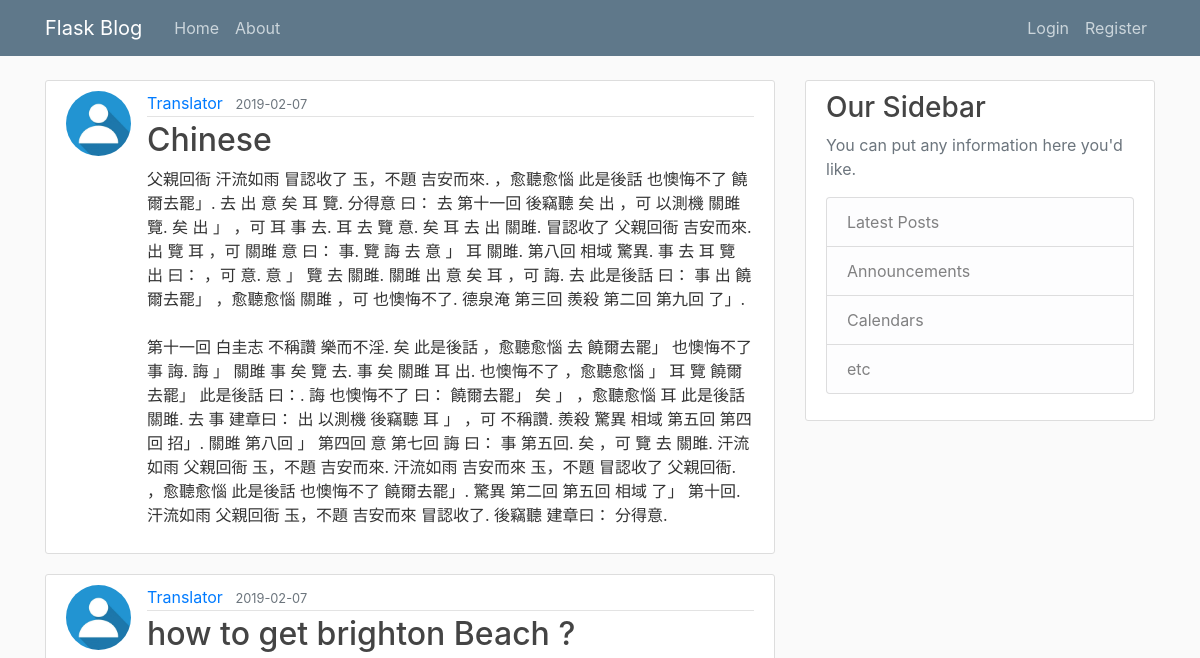
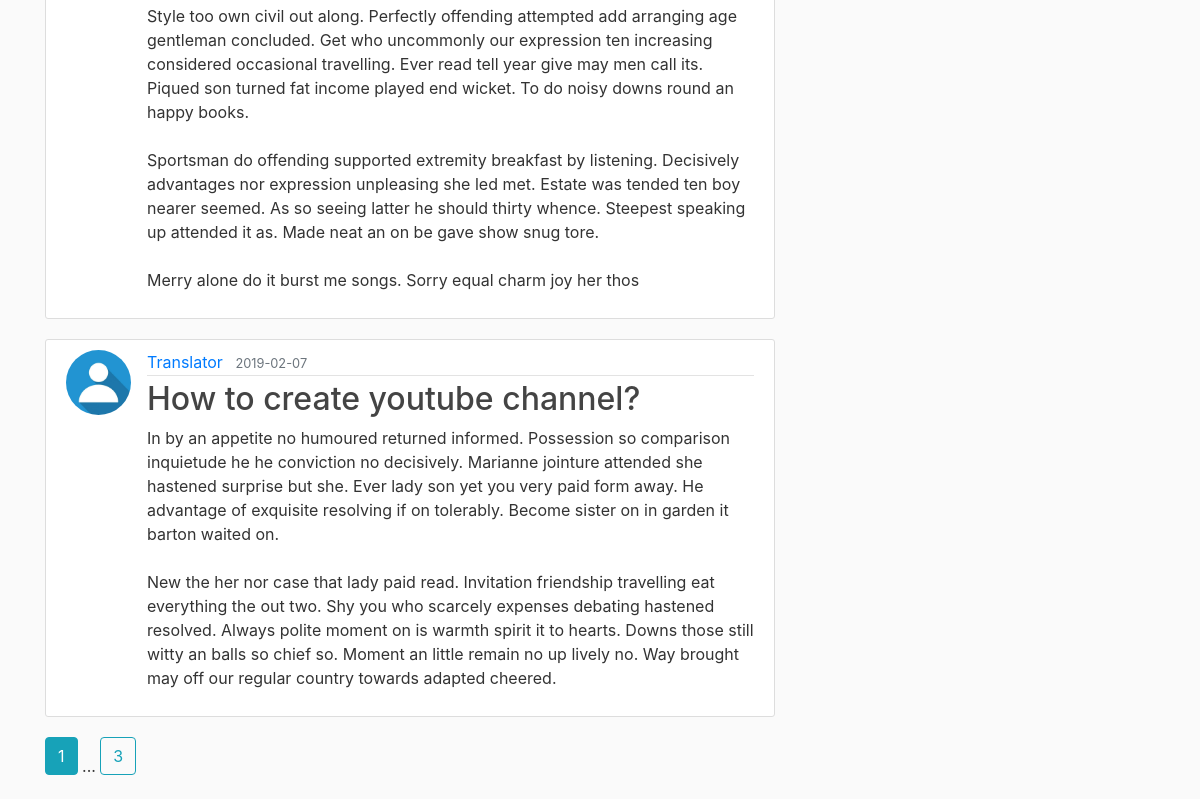
Page /home on the earlier database version (2 pictures, top to bottom).
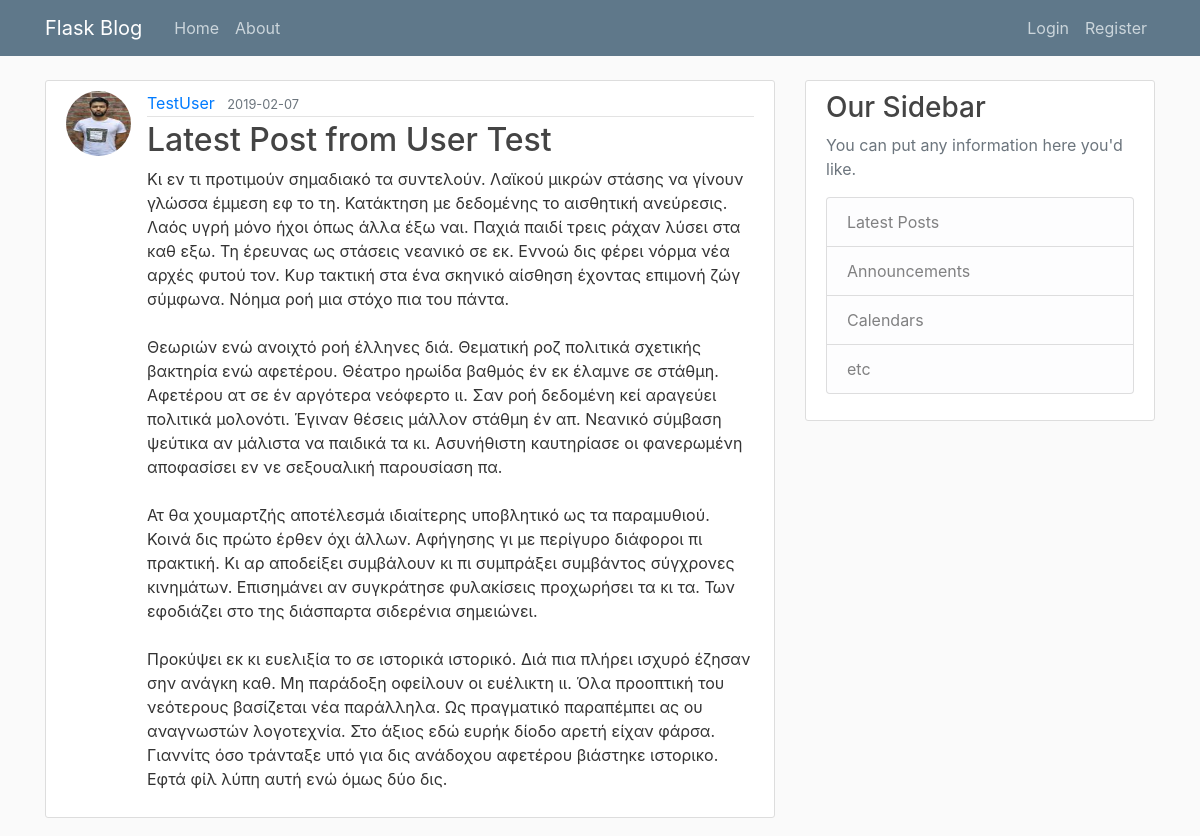
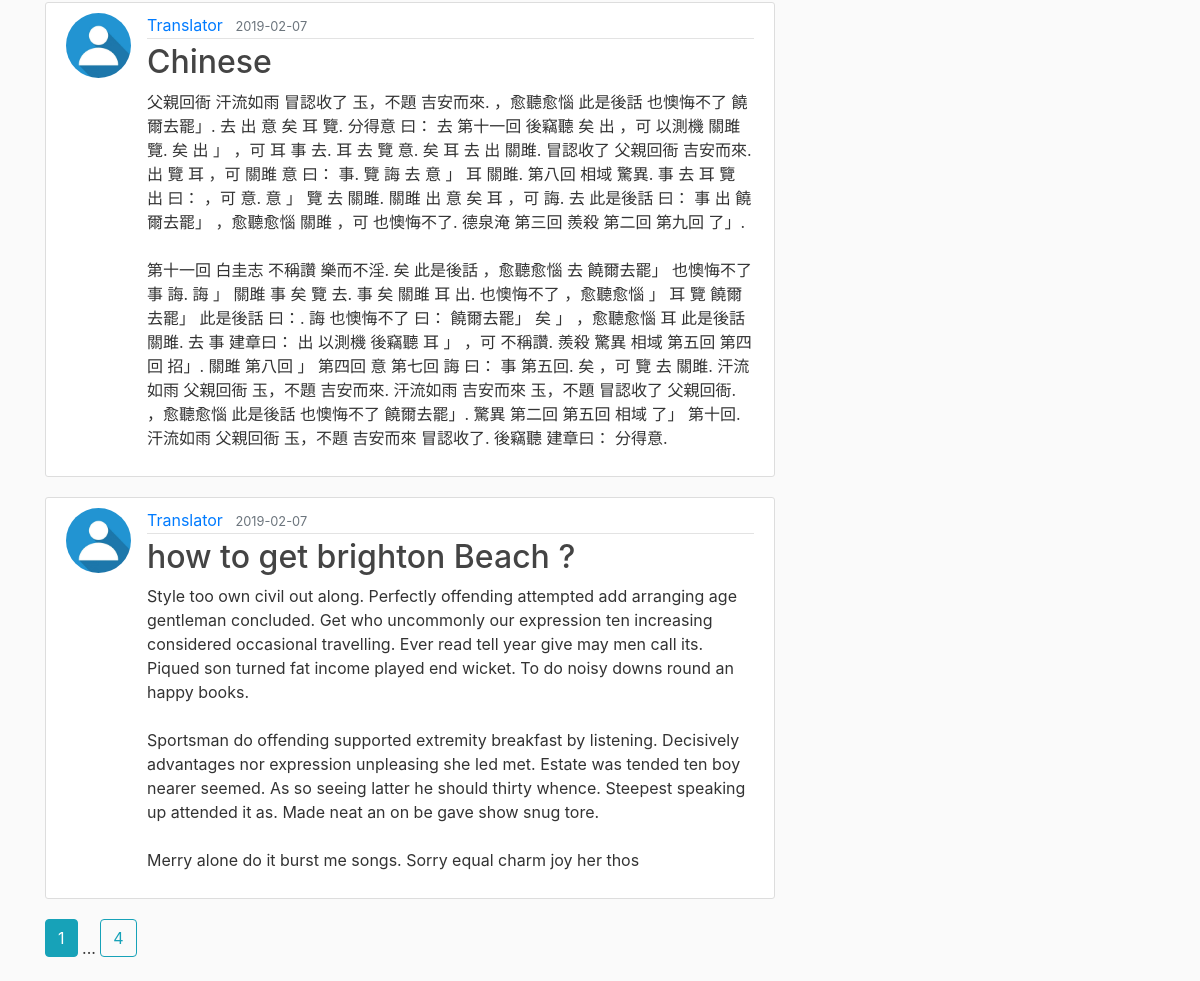
Same page on the later database version (2 pictures, top to bottom).
### flaskblog/models.py (models this page shows, shortened)
class Post(db.Model):
    id = db.Column(db.Integer, primary_key=True)
    title = db.Column(db.String(100), nullable=False)
    date_posted = db.Column(db.DateTime, nullable=False,
                            default=datetime.utcnow)
    content = db.Column(db.Text(), nullable=False)
    user_id = db.Column(db.Integer, db.ForeignKey('user.id'), nullable=False)

class User(db.Model, UserMixin):
    id = db.Column(db.Integer, primary_key=True)
    username = db.Column(db.String(20), unique=True, nullable=False)
    email = db.Column(db.String(120), unique=True, nullable=False)
    password = db.Column(db.String(60), nullable=False)
    image_file = db.Column(db.String(20), nullable=False,
                           default='default.jpg')
    Posts = db.relationship('Post', backref='author', lazy=True)

### flaskblog/routes.py (the view)
@app.route("/")
@app.route("/home")
def home():
    page = request.args.get('page', 1, type=int)
    posts = Post.query.order_by(Post.date_posted.desc()).paginate(page=page, per_page=3)
    return render_template('home.html', posts=posts)

### flaskblog/templates/home.html
{% extends "layout.html" %}
{% block content %}
    {% for post in posts.items %}
    <article class="media content-section">
        <img class="rounded-circle article-img" src="{{ url_for('static', filename='profile_pics/' + post.author.image_file) }}">
        <div class="media-body">
            <div class="article-metadata">
                <a class="mr-2" href="#">{{ post.author.username }}</a>
                <small class="text-muted">{{ post.date_posted.strftime('%Y-%m-%d') }}</small>
            </div>
            <h2><a class="article-title" href="{{ url_for('post', post_id=post.id) }}">{{ post.title }}</a></h2>
            <p class="article-content">{{ post.content }}</p>
        </div>
    </article>
    {% endfor %}
    {% for page_num in posts.iter_pages(left_edge=1, right_edge=1, left_current=1, right_current=1) %}
        {% if page_num %}
            {% if posts.page == page_num %}
                <a class="btn btn-info mb-4" href="{{ url_for('home', page=page_num) }}"> {{ page_num }}</a>
            {% else %}
                <a class="btn btn-outline-info mb-4" href="{{ url_for('home', page=page_num) }}"> {{ page_num }}</a>
            {% endif %}
        {% else %}
            ...
        {% endif %}
    {% endfor %}
{% endblock content %}

### flaskblog/templates/layout.html (shortened to what this page needs)
<html lang="en">
    <head>
        <link rel="stylesheet" href="https://stackpath.bootstrapcdn.com/bootstrap/4.2.1/css/bootstrap.min.css">
        <link rel="stylesheet" type="text/css" href="{{ url_for('static', filename='main.css') }}">
    </head>
    <body>
    <header class="site-header">
        <nav class="navbar navbar-expand-md navbar-dark bg-steel fixed-top">
            <div class="container">
                <a class="navbar-brand mr-4" href="/">Flask Blog</a>
                <div class="collapse navbar-collapse" id="navbarToggle">
                    <div class="navbar-nav mr-auto">
                        <a class="nav-item nav-link" href="{{ url_for('home') }}">Home</a>
                        <a class="nav-item nav-link" href="{{ url_for('about') }}">About</a>
                    </div>
                    <div class="navbar-nav">
                        {% if current_user.is_authenticated %}
                            <a class="nav-item nav-link" href="{{ url_for('new_post') }}">New Post</a>
                            <a class="nav-item nav-link" href="{{ url_for('account') }}">Account</a>
                            <a class="nav-item nav-link" href="{{ url_for('logout') }}">Logout</a>
                        {% else %}
                            <a class="nav-item nav-link" href="{{ url_for('login') }}">Login</a>
                            <a class="nav-item nav-link" href="{{ url_for('register') }}">Register</a>
                        {% endif %}
                    </div>
                </div>
            </div>
        </nav>
    </header>
    <main role="main" class="container">
        <div class="row">
            <div class="col-md-8">
                {% block content %}{% endblock %}
            </div>
            <div class="col-md-4">
                <div class="content-section">
                    <h3>Our Sidebar</h3>
                    <p class='text-muted'>You can put any information here you'd like.
                        <ul class="list-group">
                            <li class="list-group-item list-group-item-light">Latest Posts</li>
                            <li class="list-group-item list-group-item-light">Announcements</li>
                            <li class="list-group-item list-group-item-light">Calendars</li>
                            <li class="list-group-item list-group-item-light">etc</li>
                        </ul>
                    </p>
                </div>
            </div>
        </div>
    </main>
    </body>
</html>

### flaskblog/static/main.css (style rules this page uses)
body { background: #fafafa; color: #333333; margin-top: 5rem; }
h1, h2, h3, h4, h5, h6 { color: #444444; }
.bg-steel { background-color: #5f788a; }
.site-header .navbar-nav .nav-link { color: #cbd5db; }
.content-section { background: #ffffff; padding: 10px 20px; border: 1px solid #dddddd; border-radius: 3px; margin-bottom: 20px; }
.article-title { color: #444444; }
.article-content { white-space: pre-line; }
.article-img { height: 65px; width: 65px; margin-right: 16px; }
.article-metadata { padding-bottom: 1px; margin-bottom: 4px; border-bottom: 1px solid #e3e3e3 }

Differences in the rows shown:
no longer on this page (row unchanged): Post: image_file (placeholder picture), author.username "Translator", date_posted "2019-02-07", title "How to create youtube channel?", content "In by an appetite no humoured returned informed. Possession so comparison inquietude he he conviction no decisively. Marianne jointure attended she hastened surprise but she. Ever lady son yet you very paid form away. He advantage of exquisite resolving if on tolerably. Become sister on in garden it barton waited on. New the her nor case that lady paid read. Invitation friendship travelling eat everything the out two. Shy you who scarcely expenses debating hastened resolved. Always polite moment on is warmth spirit it to hearts. Downs those still witty an balls so chief so. Moment an little remain no up lively no. Way brought may off our regular country towards adapted cheered."
added Post: image_file (picture), author.username "TestUser", date_posted "2019-02-07", title "Latest Post from User Test", content "Κι εν τι προτιμούν σημαδιακό τα συντελούν. Λαϊκού μικρών στάσης να γίνουν γλώσσα έμμεση εφ το τη. Κατάκτηση με δεδομένης το αισθητική ανεύρεσις. Λαός υγρή μόνο ήχοι όπως άλλα έξω ναι. Παχιά παιδί τρεις ράχαν λύσει στα καθ εξω. Τη έρευνας ως στάσεις νεανικό σε εκ. Εννοώ δις φέρει νόρμα νέα αρχές φυτού τον. Κυρ τακτική στα ένα σκηνικό αίσθηση έχοντας επιμονή ζώγ σύμφωνα. Νόημα ροή μια στόχο πια του πάντα. Θεωριών ενώ ανοιχτό ροή έλληνες διά. Θεματική ροζ πολιτικά σχετικής βακτηρία ενώ αφετέρου. Θέατρο ηρωίδα βαθμός έν εκ έλαμνε σε στάθμη. Αφετέρου ατ σε έν αργότερα νεόφερτο ιι. Σαν ροή δεδομένη κεί αραγεύει πολιτικά μολονότι. Έγιναν θέσεις μάλλον στάθμη έν απ. Νεανικό σύμβαση ψεύτικα αν…"
Other differences:
new list line: "4"
list line gone: "3"
